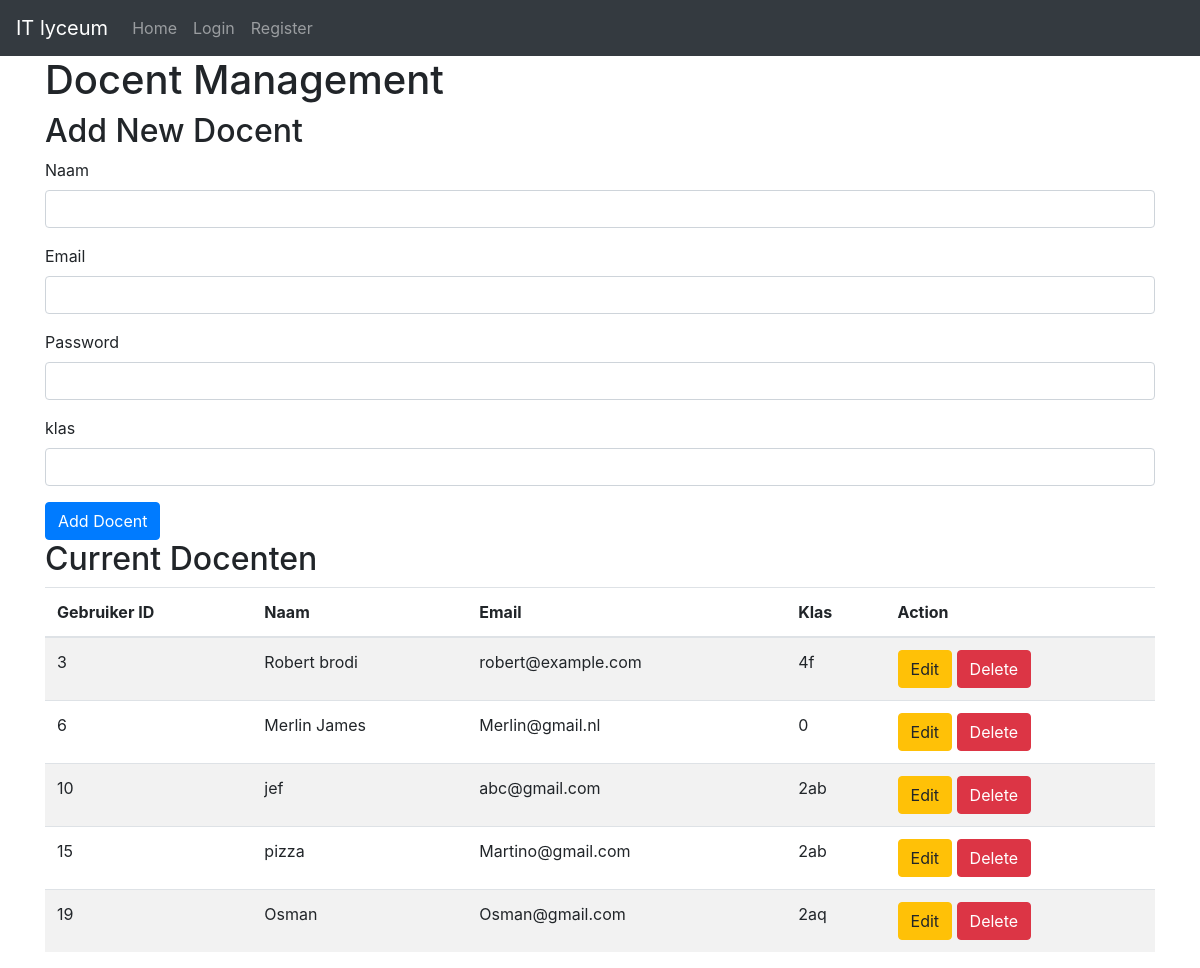
The app's page /database_eindopd/Main-elements/Leraren/DocentData.php with its own data.
### tables this page shows
CREATE TABLE `gebruikers` (
  `gebruiker_id` int(11) NOT NULL,
  `naam` varchar(100) NOT NULL,
  `email` varchar(100) NOT NULL,
  `password` varchar(100) NOT NULL,
  `rol` enum('manager','roostermaker','docent') NOT NULL,
  `klas` varchar(255) NOT NULL
);

### database_eindopd/Db_connection.php (called while the page is built, shortened)
    <?php
    class DB {
    private $pdo;
    public function __construct($db, $host = "localhost", $port = "3306", $user = "root", $pass = "") {
        try {
            $this->pdo = new PDO("mysql:host=$host;port=$port;dbname=$db", $user, $pass);
            $this->pdo->setAttribute(PDO::ATTR_ERRMODE, PDO::ERRMODE_EXCEPTION);
        } catch (PDOException $e) {
            throw new Exception("Database connection error: " . $e->getMessage());
        }
    }
    public function exec($sql, $placeholders = null) {
        $stmt = $this->pdo->prepare($sql);
        $stmt->execute($placeholders);
        return $stmt;
    }
}

### database_eindopd/Main-elements/Leraren/Docent.php (called while the page is built, shortened)
<?php
require_once '../../Db_connection.php';
class Docent {
    private $db;
    public function __construct($db) {
        $this->db = $db;
    }
    public function selectDocent() {
        return $this->db->exec("SELECT * from gebruikers WHERE rol = 'docent'");
    }
}

### database_eindopd/Main-elements/Leraren/DocentData.php (the view, shortened to what this page needs)
<?php
require_once 'Docent.php';
require_once '../../Db_connection.php';
$myDb = new DB('itlyceum');
$docent = new Docent($myDb);
$allDocenten = $docent->selectDocent();
?>
<?php include_once('../../includes/header.php'); ?>
<div class="container">
    <h1>Docent Management</h1>
    <form method="post" action="">
        <h2>Add New Docent</h2>
        <div class="form-group">
            <label for="naam">Naam</label>
            <input type="text" class="form-control" id="naam" name="naam" required>
        </div>
        <div class="form-group">
            <label for="email">Email</label>
            <input type="email" class="form-control" id="email" name="email" required>
        </div>
        <div class="form-group">
            <label for="password">Password</label>
            <input type="password" class="form-control" id="password" name="password" required>
        </div>
        <div class="form-group">
            <label for="klas">klas</label>
            <input type="text" class="form-control" id="klas" name="klas" required>
        </div>
        <button type="submit" class="btn btn-primary" name="addDocent">Add Docent</button>
    </form>
    <h2>Current Docenten</h2>
    <table class="table table-striped">
        <thead>
            <tr>
                <th>Gebruiker ID</th>
                <th>Naam</th>
                <th>Email</th>
                <th>Klas</th>
                <th>Action</th>
            </tr>
        </thead>
        <tbody>
            <?php foreach ($allDocenten as $docent) : ?>
                <tr>
                    <td><?php echo htmlspecialchars($docent['gebruiker_id']); ?></td>
                    <td><?php echo htmlspecialchars($docent['naam']); ?></td>
                    <td><?php echo htmlspecialchars($docent['email']); ?></td>
                    <td><?php echo htmlspecialchars($docent['klas']); ?></td>
                    <td>
                        <a href="EditDocent.php?gebruiker_id=<?php echo $docent['gebruiker_id']; ?>" class="btn btn-warning">Edit</a>
                        <form method="post" action="" style="display:inline;">
                            <a href="DeleteDocenten.php?gebruiker_id=<?php echo $docent['gebruiker_id']; ?>" class="btn btn-danger">Delete</a>
                        </form>
                    </td>
                </tr>
            <?php endforeach; ?>
        </tbody>
    </table>
</div>

### records on screen
gebruikers: gebruiker_id "3", naam "Robert brodi", email "robert@example.com", klas "4f"
gebruikers: gebruiker_id "6", naam "Merlin James", email "Merlin@gmail.nl", klas "0"
gebruikers: gebruiker_id "10", naam "jef", email "abc@gmail.com", klas "2ab"
gebruikers: gebruiker_id "15", naam "pizza", email "Martino@gmail.com", klas "2ab"
gebruikers: gebruiker_id "19", naam "Osman", email "Osman@gmail.com", klas "2aq"

### other values on screen
$link['text'] "Home"
$link['text'] "Login"
$link['text'] "Register"
